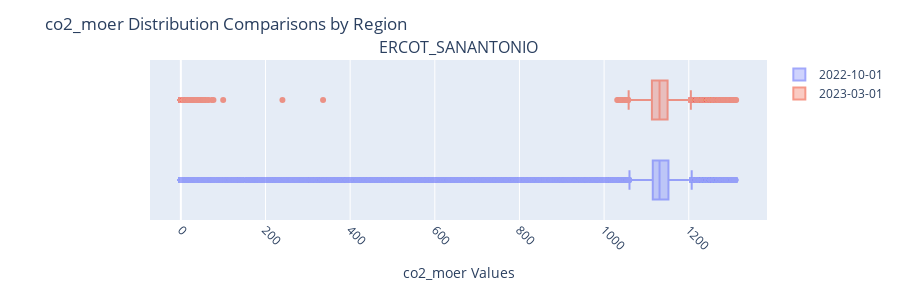

This figure's notebook cell:
### Code cell
report.plot_distribution_moers(factory.data_handlers)

### Figure 1 — Plotly figure (JSON) as saved in the notebook; plotly's stock layout.template omitted (floating-point values rounded to 4 significant figures; data arrays with more than 128 entries replaced by an {"elided": "..."} marker saying what was removed)
{"data": [{"name": "2022-10-01", "opacity": 0.6, "type": "box", "x": {"elided": "105408 int values"}, "xaxis": "x", "yaxis": "y"}, {"name": "2023-03-01", "opacity": 0.6, "type": "box", "x": {"elided": "105408 int values"}, "xaxis": "x", "yaxis": "y"}], "layout": {"annotations": [{"font": {"size": 16}, "showarrow": false, "text": "ERCOT_SANANTONIO", "x": 0.5, "xanchor": "center", "xref": "paper", "y": 1, "yanchor": "bottom", "yref": "paper"}], "height": 300, "margin": {"b": 80, "l": 150, "r": 20, "t": 60}, "showlegend": true, "title": {"text": "co2_moer Distribution Comparisons by Region"}, "xaxis": {"anchor": "y", "domain": [0, 1], "showgrid": true, "tickangle": 45, "title": {"text": "co2_moer Values"}, "type": "linear"}, "yaxis": {"anchor": "x", "domain": [0, 1], "showticklabels": false, "visible": false}}}
